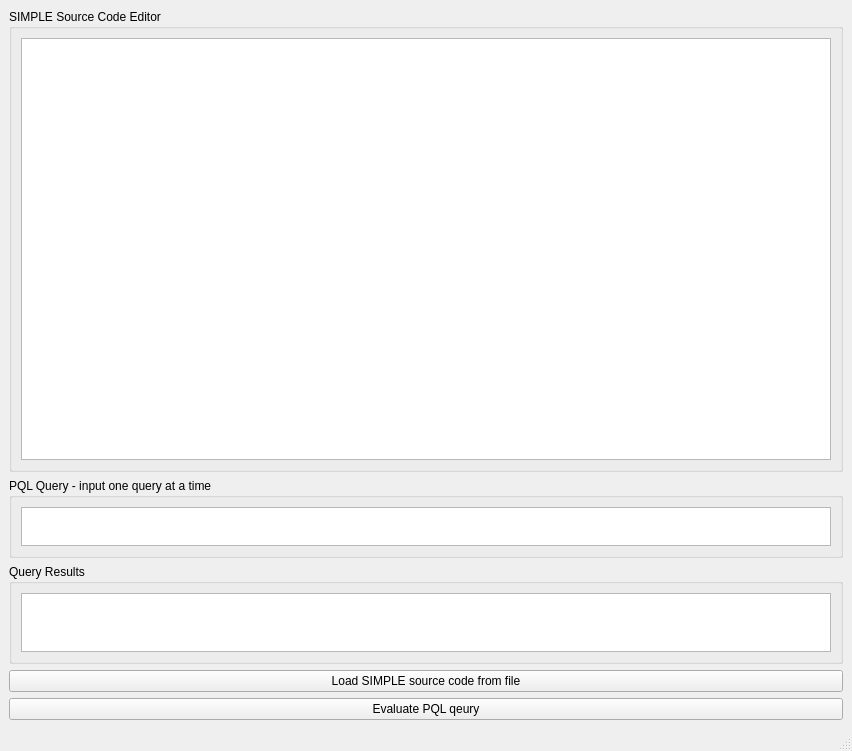
<?xml version="1.0" encoding="UTF-8"?>
<ui version="4.0">
 <class>MainWindow</class>
 <widget class="QMainWindow" name="MainWindow">
  <property name="geometry">
   <rect>
    <x>0</x>
    <y>0</y>
    <width>852</width>
    <height>751</height>
   </rect>
  </property>
  <property name="windowTitle">
   <string>SPA GUI</string>
  </property>
  <widget class="QWidget" name="centralwidget">
   <layout class="QVBoxLayout" name="verticalLayout">
    <item>
     <widget class="QGroupBox" name="groupBox_2">
      <property name="title">
       <string>SIMPLE Source Code Editor</string>
      </property>
      <layout class="QHBoxLayout" name="horizontalLayout_2">
       <item>
        <widget class="CodeEditor" name="txtCodeEditor"/>
       </item>
      </layout>
     </widget>
    </item>
    <item>
     <widget class="QGroupBox" name="groupBox">
      <property name="maximumSize">
       <size>
        <width>16777215</width>
        <height>80</height>
       </size>
      </property>
      <property name="title">
       <string>PQL Query - input one query at a time</string>
      </property>
      <property name="checkable">
       <bool>false</bool>
      </property>
      <layout class="QHBoxLayout" name="horizontalLayout">
       <item>
        <widget class="QTextEdit" name="txtQuery">
         <property name="sizeAdjustPolicy">
          <enum>QAbstractScrollArea::AdjustIgnored</enum>
         </property>
        </widget>
       </item>
      </layout>
     </widget>
    </item>
    <item>
     <widget class="QGroupBox" name="groupBox_3">
      <property name="maximumSize">
       <size>
        <width>16777215</width>
        <height>100</height>
       </size>
      </property>
      <property name="title">
       <string>Query Results</string>
      </property>
      <layout class="QHBoxLayout" name="horizontalLayout_3">
       <item>
        <widget class="QTextEdit" name="txtResult"/>
       </item>
      </layout>
     </widget>
    </item>
    <item>
     <widget class="QPushButton" name="btnLoadQuery">
      <property name="text">
       <string>Load SIMPLE source code from file</string>
      </property>
     </widget>
    </item>
    <item>
     <widget class="QPushButton" name="btnRunQuery">
      <property name="text">
       <string>Evaluate PQL qeury</string>
      </property>
     </widget>
    </item>
   </layout>
  </widget>
  <widget class="QMenuBar" name="menubar">
   <property name="geometry">
    <rect>
     <x>0</x>
     <y>0</y>
     <width>852</width>
     <height>21</height>
    </rect>
   </property>
  </widget>
  <widget class="QStatusBar" name="statusbar"/>
 </widget>
 <customwidgets>
  <customwidget>
   <class>CodeEditor</class>
   <extends>QTextEdit</extends>
   <header>codeeditor.h</header>
  </customwidget>
 </customwidgets>
 <resources/>
 <connections>
  <connection>
   <sender>btnLoadQuery</sender>
   <signal>clicked()</signal>
   <receiver>MainWindow</receiver>
   <slot>btnLoad_clicked()</slot>
   <hints>
    <hint type="sourcelabel">
     <x>635</x>
     <y>683</y>
    </hint>
    <hint type="destinationlabel">
     <x>625</x>
     <y>784</y>
    </hint>
   </hints>
  </connection>
  <connection>
   <sender>btnRunQuery</sender>
   <signal>clicked()</signal>
   <receiver>MainWindow</receiver>
   <slot>btnRun_clicked()</slot>
   <hints>
    <hint type="sourcelabel">
     <x>714</x>
     <y>710</y>
    </hint>
    <hint type="destinationlabel">
     <x>692</x>
     <y>808</y>
    </hint>
   </hints>
  </connection>
 </connections>
 <slots>
  <slot>btnLoad_clicked()</slot>
  <slot>btnRun_clicked()</slot>
 </slots>
</ui>
